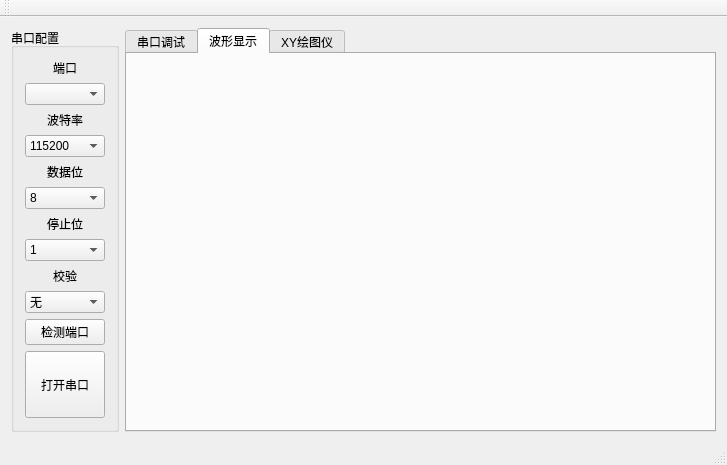
<?xml version="1.0" encoding="UTF-8"?>
<ui version="4.0">
 <class>MainWindow</class>
 <widget class="QMainWindow" name="MainWindow">
  <property name="geometry">
   <rect>
    <x>0</x>
    <y>0</y>
    <width>727</width>
    <height>441</height>
   </rect>
  </property>
  <property name="sizePolicy">
   <sizepolicy hsizetype="Expanding" vsizetype="Expanding">
    <horstretch>0</horstretch>
    <verstretch>0</verstretch>
   </sizepolicy>
  </property>
  <property name="windowTitle">
   <string>MainWindow</string>
  </property>
  <property name="styleSheet">
   <string notr="true"/>
  </property>
  <widget class="QWidget" name="centralWidget">
   <layout class="QGridLayout" name="gridLayout">
    <item row="0" column="1">
     <widget class="QTabWidget" name="funTabWidget">
      <property name="sizePolicy">
       <sizepolicy hsizetype="Expanding" vsizetype="Expanding">
        <horstretch>10</horstretch>
        <verstretch>2</verstretch>
       </sizepolicy>
      </property>
      <property name="currentIndex">
       <number>1</number>
      </property>
      <widget class="QWidget" name="tab_3">
       <attribute name="title">
        <string>串口调试</string>
       </attribute>
       <layout class="QGridLayout" name="gridLayout_6">
        <item row="2" column="0">
         <widget class="QGroupBox" name="sendGroupBox">
          <property name="sizePolicy">
           <sizepolicy hsizetype="Expanding" vsizetype="Expanding">
            <horstretch>0</horstretch>
            <verstretch>1</verstretch>
           </sizepolicy>
          </property>
          <property name="title">
           <string>发送区：已发送0字节</string>
          </property>
          <layout class="QGridLayout" name="gridLayout_4">
           <item row="0" column="0">
            <widget class="QTabWidget" name="tabWidget">
             <property name="currentIndex">
              <number>0</number>
             </property>
             <widget class="QWidget" name="tab">
              <attribute name="title">
               <string>发送数据</string>
              </attribute>
              <layout class="QGridLayout" name="gridLayout_5">
               <item row="0" column="0" colspan="5">
                <widget class="QTextEdit" name="sendTextEdit">
                 <property name="sizePolicy">
                  <sizepolicy hsizetype="Expanding" vsizetype="Expanding">
                   <horstretch>0</horstretch>
                   <verstretch>0</verstretch>
                  </sizepolicy>
                 </property>
                </widget>
               </item>
               <item row="1" column="1">
                <widget class="QCheckBox" name="hexSendCheckBox">
                 <property name="sizePolicy">
                  <sizepolicy hsizetype="Fixed" vsizetype="Fixed">
                   <horstretch>0</horstretch>
                   <verstretch>0</verstretch>
                  </sizepolicy>
                 </property>
                 <property name="text">
                  <string>HEX发送</string>
                 </property>
                </widget>
               </item>
               <item row="1" column="2">
                <widget class="QPushButton" name="clearSendBtn">
                 <property name="sizePolicy">
                  <sizepolicy hsizetype="Fixed" vsizetype="Fixed">
                   <horstretch>0</horstretch>
                   <verstretch>0</verstretch>
                  </sizepolicy>
                 </property>
                 <property name="text">
                  <string>清空发送区</string>
                 </property>
                </widget>
               </item>
               <item row="1" column="0">
                <widget class="QPushButton" name="sendBtn">
                 <property name="sizePolicy">
                  <sizepolicy hsizetype="Fixed" vsizetype="Fixed">
                   <horstretch>0</horstretch>
                   <verstretch>0</verstretch>
                  </sizepolicy>
                 </property>
                 <property name="text">
                  <string>发送</string>
                 </property>
                </widget>
               </item>
               <item row="1" column="3">
                <widget class="QPushButton" name="manySendBtn">
                 <property name="sizePolicy">
                  <sizepolicy hsizetype="Fixed" vsizetype="Fixed">
                   <horstretch>0</horstretch>
                   <verstretch>0</verstretch>
                  </sizepolicy>
                 </property>
                 <property name="text">
                  <string>多项发送</string>
                 </property>
                </widget>
               </item>
              </layout>
             </widget>
             <widget class="QWidget" name="tab_6">
              <attribute name="title">
               <string>发送记录</string>
              </attribute>
              <layout class="QGridLayout" name="gridLayout_9">
               <item row="0" column="0">
                <widget class="QTextBrowser" name="sendRecord"/>
               </item>
              </layout>
             </widget>
            </widget>
           </item>
          </layout>
         </widget>
        </item>
        <item row="0" column="0" rowspan="2">
         <widget class="QGroupBox" name="receiveGroupBox">
          <property name="sizePolicy">
           <sizepolicy hsizetype="Expanding" vsizetype="Expanding">
            <horstretch>0</horstretch>
            <verstretch>1</verstretch>
           </sizepolicy>
          </property>
          <property name="title">
           <string>接受区：已接受0字节</string>
          </property>
          <layout class="QGridLayout" name="gridLayout_3">
           <item row="1" column="2">
            <widget class="QPushButton" name="cleaeReceBtn">
             <property name="sizePolicy">
              <sizepolicy hsizetype="Fixed" vsizetype="Fixed">
               <horstretch>0</horstretch>
               <verstretch>0</verstretch>
              </sizepolicy>
             </property>
             <property name="text">
              <string>清空接受区</string>
             </property>
            </widget>
           </item>
           <item row="1" column="1">
            <widget class="QCheckBox" name="changeCheckBox">
             <property name="sizePolicy">
              <sizepolicy hsizetype="Fixed" vsizetype="Fixed">
               <horstretch>0</horstretch>
               <verstretch>0</verstretch>
              </sizepolicy>
             </property>
             <property name="text">
              <string>帧换行</string>
             </property>
            </widget>
           </item>
           <item row="1" column="0">
            <widget class="QCheckBox" name="hexShowCheckBox">
             <property name="sizePolicy">
              <sizepolicy hsizetype="Fixed" vsizetype="Fixed">
               <horstretch>0</horstretch>
               <verstretch>0</verstretch>
              </sizepolicy>
             </property>
             <property name="text">
              <string>HEX显示</string>
             </property>
            </widget>
           </item>
           <item row="1" column="3">
            <widget class="QPushButton" name="clearContBtn">
             <property name="sizePolicy">
              <sizepolicy hsizetype="Fixed" vsizetype="Fixed">
               <horstretch>0</horstretch>
               <verstretch>0</verstretch>
              </sizepolicy>
             </property>
             <property name="text">
              <string>清空计数</string>
             </property>
            </widget>
           </item>
           <item row="0" column="0" colspan="6">
            <widget class="QTextBrowser" name="receiveTextBrowser">
             <property name="sizePolicy">
              <sizepolicy hsizetype="Expanding" vsizetype="Expanding">
               <horstretch>0</horstretch>
               <verstretch>0</verstretch>
              </sizepolicy>
             </property>
             <property name="styleSheet">
              <string notr="true"/>
             </property>
            </widget>
           </item>
          </layout>
         </widget>
        </item>
       </layout>
      </widget>
      <widget class="QWidget" name="tab_4">
       <attribute name="title">
        <string>波形显示</string>
       </attribute>
       <layout class="QGridLayout" name="gridLayout_7">
        <item row="0" column="0">
         <widget class="QCustomPlot" name="plotWidget" native="true"/>
        </item>
       </layout>
      </widget>
      <widget class="QWidget" name="tab_5">
       <attribute name="title">
        <string>XY绘图仪</string>
       </attribute>
       <layout class="QGridLayout" name="gridLayout_8">
        <item row="1" column="0">
         <widget class="QCustomPlot" name="XYdrawWidget" native="true"/>
        </item>
        <item row="2" column="0">
         <widget class="QPushButton" name="clearXYdrawBtn">
          <property name="text">
           <string>清除图像</string>
          </property>
         </widget>
        </item>
       </layout>
      </widget>
     </widget>
    </item>
    <item row="0" column="0">
     <widget class="QGroupBox" name="groupBox">
      <property name="sizePolicy">
       <sizepolicy hsizetype="Expanding" vsizetype="Expanding">
        <horstretch>1</horstretch>
        <verstretch>2</verstretch>
       </sizepolicy>
      </property>
      <property name="title">
       <string>串口配置</string>
      </property>
      <layout class="QGridLayout" name="gridLayout_2">
       <item row="6" column="0" colspan="2">
        <widget class="QLabel" name="label_4">
         <property name="sizePolicy">
          <sizepolicy hsizetype="Preferred" vsizetype="Fixed">
           <horstretch>0</horstretch>
           <verstretch>0</verstretch>
          </sizepolicy>
         </property>
         <property name="text">
          <string>停止位</string>
         </property>
         <property name="alignment">
          <set>Qt::AlignCenter</set>
         </property>
        </widget>
       </item>
       <item row="4" column="0" colspan="2">
        <widget class="QLabel" name="label_3">
         <property name="sizePolicy">
          <sizepolicy hsizetype="Preferred" vsizetype="Fixed">
           <horstretch>0</horstretch>
           <verstretch>0</verstretch>
          </sizepolicy>
         </property>
         <property name="text">
          <string>数据位</string>
         </property>
         <property name="alignment">
          <set>Qt::AlignCenter</set>
         </property>
        </widget>
       </item>
       <item row="5" column="0" colspan="2">
        <widget class="QComboBox" name="dataCBox">
         <property name="sizePolicy">
          <sizepolicy hsizetype="Preferred" vsizetype="Fixed">
           <horstretch>0</horstretch>
           <verstretch>1</verstretch>
          </sizepolicy>
         </property>
         <property name="currentIndex">
          <number>3</number>
         </property>
         <item>
          <property name="text">
           <string>5</string>
          </property>
         </item>
         <item>
          <property name="text">
           <string>6</string>
          </property>
         </item>
         <item>
          <property name="text">
           <string>7</string>
          </property>
         </item>
         <item>
          <property name="text">
           <string>8</string>
          </property>
         </item>
        </widget>
       </item>
       <item row="0" column="0" colspan="2">
        <widget class="QLabel" name="portLabel">
         <property name="sizePolicy">
          <sizepolicy hsizetype="Preferred" vsizetype="Fixed">
           <horstretch>0</horstretch>
           <verstretch>0</verstretch>
          </sizepolicy>
         </property>
         <property name="text">
          <string>端口</string>
         </property>
         <property name="alignment">
          <set>Qt::AlignCenter</set>
         </property>
        </widget>
       </item>
       <item row="2" column="0" colspan="2">
        <widget class="QLabel" name="bordrateLabel">
         <property name="sizePolicy">
          <sizepolicy hsizetype="Preferred" vsizetype="Fixed">
           <horstretch>0</horstretch>
           <verstretch>0</verstretch>
          </sizepolicy>
         </property>
         <property name="text">
          <string>波特率</string>
         </property>
         <property name="alignment">
          <set>Qt::AlignCenter</set>
         </property>
        </widget>
       </item>
       <item row="11" column="0" colspan="2">
        <widget class="QPushButton" name="openCloseBtn">
         <property name="sizePolicy">
          <sizepolicy hsizetype="Preferred" vsizetype="Preferred">
           <horstretch>0</horstretch>
           <verstretch>3</verstretch>
          </sizepolicy>
         </property>
         <property name="text">
          <string>打开串口</string>
         </property>
        </widget>
       </item>
       <item row="3" column="0" colspan="2">
        <widget class="QComboBox" name="baudCBox">
         <property name="sizePolicy">
          <sizepolicy hsizetype="Preferred" vsizetype="Fixed">
           <horstretch>0</horstretch>
           <verstretch>1</verstretch>
          </sizepolicy>
         </property>
         <property name="currentIndex">
          <number>7</number>
         </property>
         <item>
          <property name="text">
           <string>1200</string>
          </property>
         </item>
         <item>
          <property name="text">
           <string>2400</string>
          </property>
         </item>
         <item>
          <property name="text">
           <string>4800</string>
          </property>
         </item>
         <item>
          <property name="text">
           <string>9600</string>
          </property>
         </item>
         <item>
          <property name="text">
           <string>19200</string>
          </property>
         </item>
         <item>
          <property name="text">
           <string>38400</string>
          </property>
         </item>
         <item>
          <property name="text">
           <string>57600</string>
          </property>
         </item>
         <item>
          <property name="text">
           <string>115200</string>
          </property>
         </item>
         <item>
          <property name="text">
           <string>194000</string>
          </property>
         </item>
        </widget>
       </item>
       <item row="1" column="0" colspan="2">
        <widget class="QComboBox" name="portCBox">
         <property name="sizePolicy">
          <sizepolicy hsizetype="Preferred" vsizetype="Fixed">
           <horstretch>0</horstretch>
           <verstretch>1</verstretch>
          </sizepolicy>
         </property>
        </widget>
       </item>
       <item row="7" column="0" colspan="2">
        <widget class="QComboBox" name="stopCBox">
         <property name="sizePolicy">
          <sizepolicy hsizetype="Preferred" vsizetype="Fixed">
           <horstretch>0</horstretch>
           <verstretch>1</verstretch>
          </sizepolicy>
         </property>
         <property name="currentIndex">
          <number>0</number>
         </property>
         <item>
          <property name="text">
           <string>1</string>
          </property>
         </item>
         <item>
          <property name="text">
           <string>1.5</string>
          </property>
         </item>
         <item>
          <property name="text">
           <string>2</string>
          </property>
         </item>
        </widget>
       </item>
       <item row="8" column="0" colspan="2">
        <widget class="QLabel" name="label_5">
         <property name="sizePolicy">
          <sizepolicy hsizetype="Preferred" vsizetype="Fixed">
           <horstretch>0</horstretch>
           <verstretch>0</verstretch>
          </sizepolicy>
         </property>
         <property name="text">
          <string>校验</string>
         </property>
         <property name="alignment">
          <set>Qt::AlignCenter</set>
         </property>
        </widget>
       </item>
       <item row="9" column="0" colspan="2">
        <widget class="QComboBox" name="parityCBox">
         <property name="sizePolicy">
          <sizepolicy hsizetype="Preferred" vsizetype="Fixed">
           <horstretch>0</horstretch>
           <verstretch>1</verstretch>
          </sizepolicy>
         </property>
         <item>
          <property name="text">
           <string>无</string>
          </property>
         </item>
         <item>
          <property name="text">
           <string>奇</string>
          </property>
         </item>
         <item>
          <property name="text">
           <string>偶</string>
          </property>
         </item>
        </widget>
       </item>
       <item row="10" column="0" colspan="2">
        <widget class="QPushButton" name="readBtn">
         <property name="sizePolicy">
          <sizepolicy hsizetype="Preferred" vsizetype="Preferred">
           <horstretch>0</horstretch>
           <verstretch>1</verstretch>
          </sizepolicy>
         </property>
         <property name="text">
          <string>检测端口</string>
         </property>
        </widget>
       </item>
      </layout>
     </widget>
    </item>
   </layout>
  </widget>
  <widget class="QMenuBar" name="menuBar">
   <property name="geometry">
    <rect>
     <x>0</x>
     <y>0</y>
     <width>727</width>
     <height>23</height>
    </rect>
   </property>
  </widget>
  <widget class="QToolBar" name="mainToolBar">
   <attribute name="toolBarArea">
    <enum>TopToolBarArea</enum>
   </attribute>
   <attribute name="toolBarBreak">
    <bool>false</bool>
   </attribute>
  </widget>
  <widget class="QStatusBar" name="statusBar"/>
 </widget>
 <layoutdefault spacing="6" margin="11"/>
 <customwidgets>
  <customwidget>
   <class>QCustomPlot</class>
   <extends>QWidget</extends>
   <header location="global">qcustomplot.h</header>
   <container>1</container>
  </customwidget>
 </customwidgets>
 <tabstops>
  <tabstop>sendTextEdit</tabstop>
  <tabstop>cleaeReceBtn</tabstop>
  <tabstop>receiveTextBrowser</tabstop>
  <tabstop>funTabWidget</tabstop>
  <tabstop>hexShowCheckBox</tabstop>
  <tabstop>clearContBtn</tabstop>
  <tabstop>clearXYdrawBtn</tabstop>
  <tabstop>openCloseBtn</tabstop>
  <tabstop>baudCBox</tabstop>
  <tabstop>portCBox</tabstop>
  <tabstop>dataCBox</tabstop>
  <tabstop>stopCBox</tabstop>
  <tabstop>parityCBox</tabstop>
  <tabstop>tabWidget</tabstop>
  <tabstop>changeCheckBox</tabstop>
  <tabstop>sendBtn</tabstop>
  <tabstop>hexSendCheckBox</tabstop>
  <tabstop>clearSendBtn</tabstop>
  <tabstop>manySendBtn</tabstop>
 </tabstops>
 <resources/>
 <connections/>
</ui>
